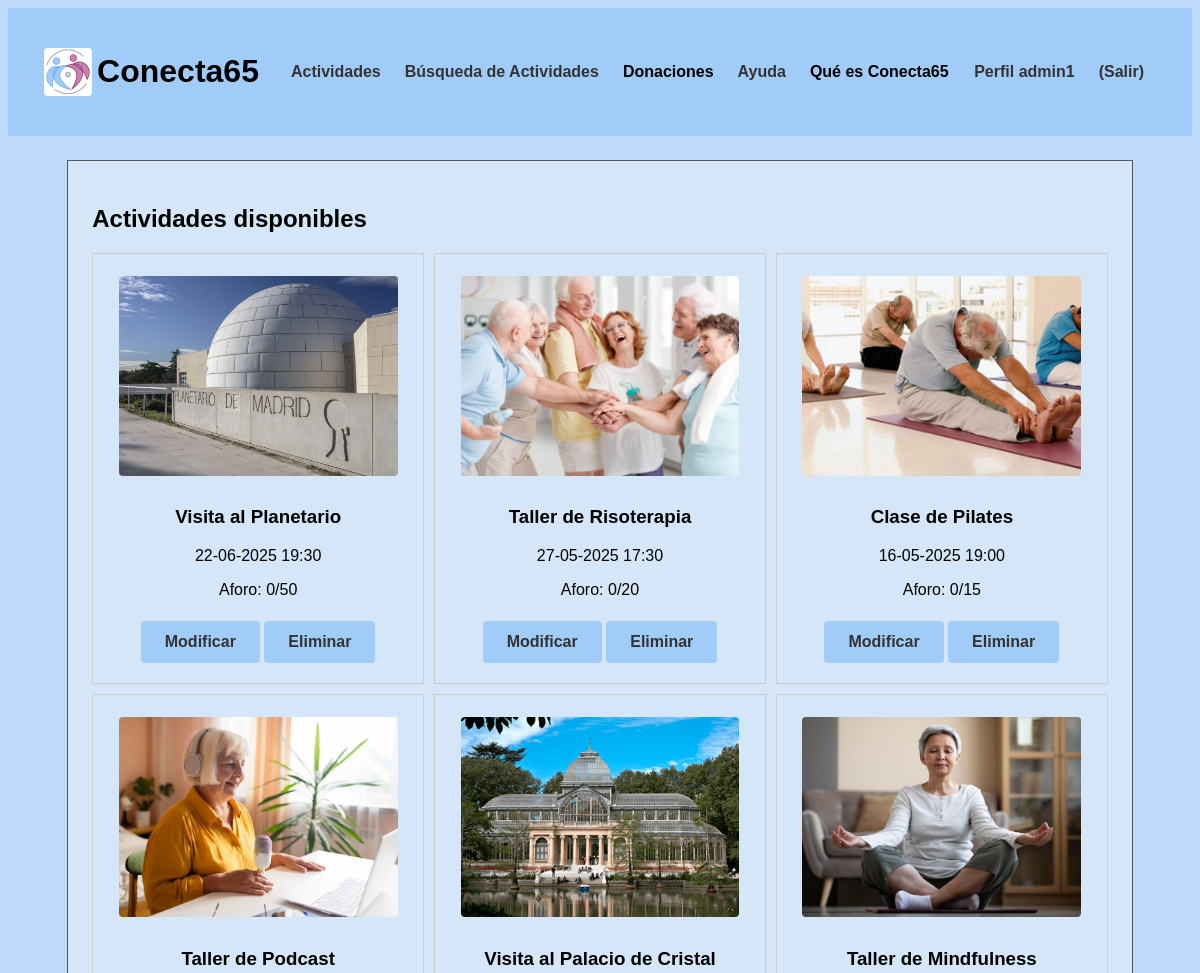
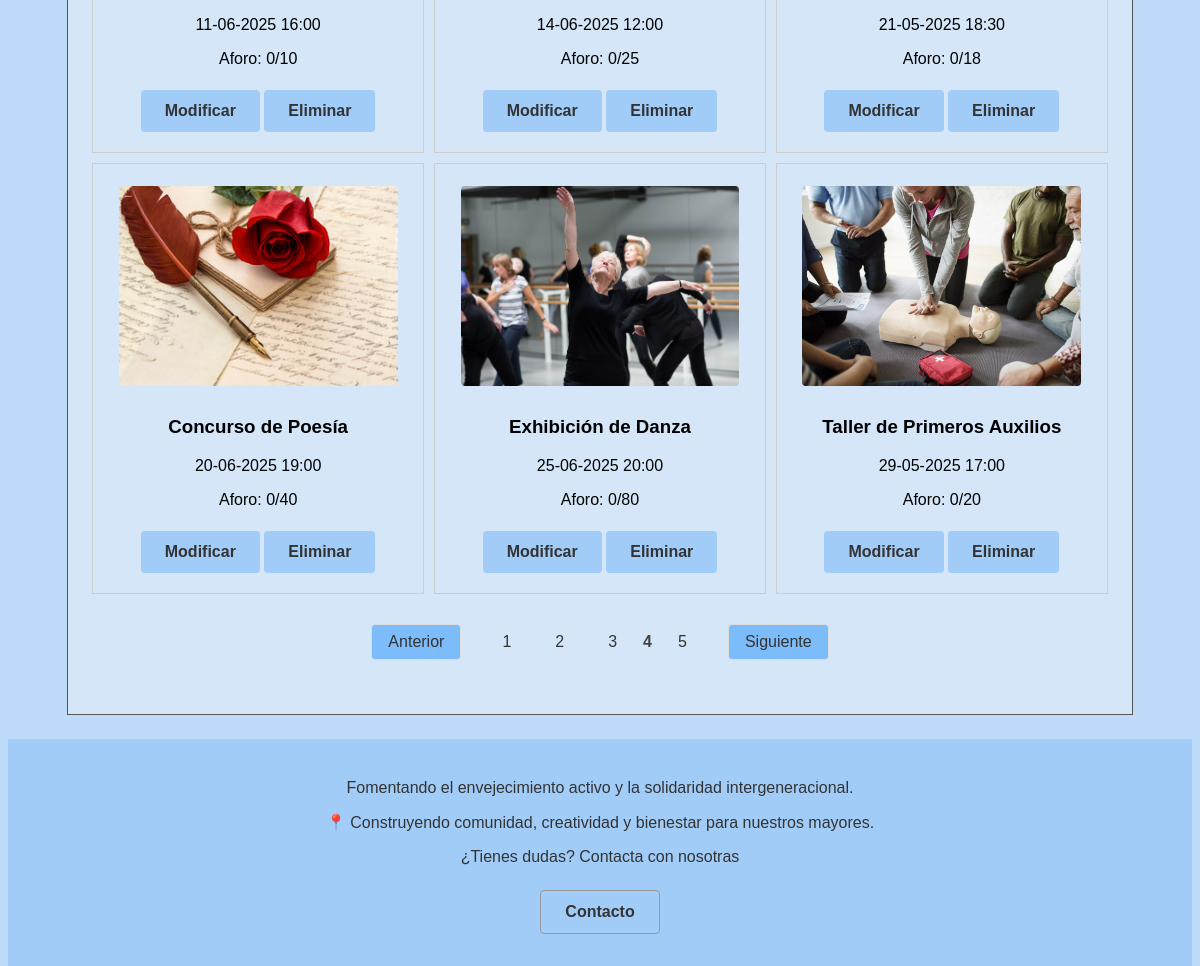
Screenshot of /p3_g1/vistaActividades.php?pagina=4 (signed in) with the database file from the repository (2 pictures, top to bottom).
### tables this page shows
CREATE TABLE `actividades` (
  `id` int(10) UNSIGNED NOT NULL,
  `nombre` varchar(35) NOT NULL,
  `localizacion` varchar(70) NOT NULL,
  `fecha_hora` datetime(6) NOT NULL,
  `descripcion` text NOT NULL,
  `aforo` tinyint(3) NOT NULL,
  `dirigida` tinyint(1) NOT NULL,
  `ocupacion` tinyint(3) NOT NULL,
  `foto` varchar(50) NOT NULL,
  `categoria` tinyint(1) NOT NULL
);

### p3_g1/includes/actividad/actividadDAO.php (called while the page is built, shortened)
<?php
class actividadDAO extends baseDAO implements IActividad
{
    public function obtenerTodasLasActividades($limit, $offset)
    {
        try {
            $conn = application::getInstance()->getConexionBd();
            $query = "SELECT id, nombre, localizacion, fecha_hora, descripcion, aforo, dirigida, ocupacion, foto
                FROM actividades
                LIMIT ? OFFSET ?";
            $stmt = $conn->prepare($query);
            $stmt->bind_param("ii", $limit, $offset);
            $stmt->execute();
            $stmt->bind_result($id, $nombre, $localizacion, $fecha_hora, $descripcion, $aforo, $dirigida, $ocupacion, $foto);
            $actividades = [];
            while ($stmt->fetch()) {
                $actividades[] = new actividadDTO($id, $nombre, $localizacion, $fecha_hora, $descripcion, $aforo, $dirigida, $ocupacion, $foto);
            }
            $queryTotal = "SELECT COUNT(*) as total FROM actividades";
            $stmtTotal = $conn->prepare($queryTotal);
            $stmtTotal->execute();
            $stmtTotal->bind_result($totalActividades);
            return [
                'actividades' => $actividades,
                'total' => $totalActividades
            ];
        } finally {
            if ($stmt) {
                $stmt->close();
            }
        }
    }
   }
?>

### p3_g1/includes/actividad/actividadAppService.php (called while the page is built, shortened)
<?php
require_once(__DIR__ . "/../config.php");
class actividadAppService
{
    public function obtenerTodasLasActividades($limit, $offset)
    {
        $IActividadDAO = actividadFactory::CreateActividad();
        return $IActividadDAO->obtenerTodasLasActividades($limit, $offset);
    }
    public function obtenerActividadSegunUsuario($limit, $offset): array
    {
        if (application::getInstance()->soyAdmin()){
            return $this->obtenerTodasLasActividades($limit, $offset);
        }
    }
}
?>

### p3_g1/includes/config.php (called while the page is built, shortened)
<?php
spl_autoload_register(function ($class) {
    $prefix = 'includes\\';
    $base_dir = __DIR__ . '/';
    $len = strlen($prefix);
    $relative_class = substr($class, $len);
    $file = $base_dir . str_replace('\\', '/', $relative_class) . '.php';
});
?>

### p3_g1/includes/actividad/actividadDTO.php (called while the page is built, shortened)
<?php
class actividadDTO
{
    private $id;
    private $nombre;
    private $fecha_hora;
    private $aforo;
    private $ocupacion;
    private $foto;
    public function __construct($id, $nombre, $localizacion, $fecha_hora, $descripcion, $aforo, $dirigida, $ocupacion, $foto)
    {
        $this->id = $id;
        $this->nombre = $nombre;
        $this->fecha_hora = $fecha_hora;
        $this->aforo = $aforo;
        $this->ocupacion = $ocupacion;
        $this->foto = $foto;
    }
    public function id()
    {
        return $this->id;
    }
    public function nombre()
    {
        return $this->nombre;
    }
    public function fecha_hora()
    {
        return $this->fecha_hora;
    }
    public function aforo()
    {
        return $this->aforo;
    }
    public function ocupacion()
    {
        return $this->ocupacion;
    }
    public function foto()
    {
        return $this->foto;
    }
}
?>

### p3_g1/includes/application.php (called while the page is built, shortened)
<?php
class application
{
    public function getUserDTO(): ?userDTO
    {
        try {
            $user = unserialize($_SESSION["userDTO"]);
            return ($user instanceof userDTO) ? $user : null;
        } catch (\Exception $e) {
            error_log("Error al deserializar userDTO: " . $e->getMessage());
            unset($_SESSION["userDTO"]);
            return null;
        }
    }
    public function soyAdmin(): bool
    {
        $user = $this->getUserDTO();
        return $user !== null && $user->tipo() === 0;
    }
}

### p3_g1/includes/usuario/userDTO.php (called while the page is built, shortened)
<?php
class userDTO
{
    private $tipo;
    public function tipo()
    {
        return $this->tipo;
    }
}
?>

### p3_g1/includes/mostrarActividades/actividadesDisponibles.php (the view, shortened to what this page needs)
<?php
class actividadesDisponibles
{
    private $actividades;
    public function __construct()
    {
        $this->actividades = null;
    }
    public function Inicializacion(){
        $actividadAppService = actividadAppService::GetSingleton();
        $app = application::getInstance();
        $limit = 9;
        $pagina = isset($_GET['pagina']) ? max(1, (int)$_GET['pagina']) : 1;
        $offset = ($pagina - 1) * $limit;
        $resultado = $actividadAppService->obtenerActividadSegunUsuario($limit, $offset);
        $this->actividades = $resultado['actividades'];
        $totalActividades = $resultado['total'];
        $html = $this->mostrarActividadesPag($app);
        $html .= $this->paginacion($totalActividades, $limit, $pagina);
        return $html;
    }
    private function mostrarActividadesPag($app) {
        echo '<link rel="stylesheet" type="text/css" href="CSS/tablaActividades.css">';
        $html = '<div class="tabla-actividades">';
        if ($this->actividades == null) {
            $html =  '<p>¡Ya estas registrado a todas las actividades!</p>
            <div class="sin-actividades">
                <div class="imagen-centrada">
                    <img src="img/logo.jpeg" alt="Logo de la organización" class="logo-actividades">
                </div>
            </div>';
        }
        else {
            foreach ($this->actividades as $actividad) {
                $html .= '<div class="actividad-item">';
                $html .= '<div class="actividad">';
                $html .= '<img src="' . $actividad->foto().  '" alt="' . $actividad->nombre() . '" width="350">';
                $html .= '<h3>' . $actividad->nombre() . '</h3>';
                $fechaHora = new \DateTime($actividad->fecha_hora());
                $html .= '<p>' . $fechaHora->format('d-m-Y H:i') . '</p>';
                $html .= '<p>Aforo: ' . $actividad->ocupacion(). '/' . $actividad->aforo() . '</p>';
                if ($app->soyAdmin()){
                    $html .= '<a href="ModificarActividad.php?id=' . $actividad->id() . '"><button type="button">Modificar</button></a> ';
                    $html .= '<a href="EliminarActividad.php?id=' . $actividad->id() . '"><button type="button">Eliminar</button></a>';
                }
                $html .= '</div>';
                $html .= '</div>';
            }
        }
        $html .= '</div>';
        return $html;
    }
    private function paginacion($totalActividades, $limit, $pagina) {
        $totalPaginas = ceil($totalActividades / $limit);
        if ($totalPaginas > 1) {
            $html = '<div class="paginacion">';
            if ($pagina > 1) {
                $html .= '<a href="?pagina='.($pagina - 1).'" class="pagina-link">Anterior</a>';
            }
            for ($i = 1; $i <= $totalPaginas; $i++) {
                if ($i == $pagina) {
                    $html .= '<span class="pagina-actual">'.$i.'</span>';
                } else {
                    $html .= '<a href="?pagina='.$i.'" class="otrapag-link">'.$i.'</a>';
                }
            }
            if ($pagina < $totalPaginas) {
                $html .= '<a href="?pagina='.($pagina + 1).'" class="pagina-link">Siguiente</a>';
            }
            $html .= '</div>';
        }
        else {
            return '';
        }
        return $html;
    }
}

### p3_g1/CSS/tablaActividades.css (style rules this page uses)
.tabla-actividades { width: 100%; display: flex; flex-wrap: wrap; gap: 10px; justify-content: flex-start; }
.actividad-item { border: 1px solid #ccc; padding: 10px; text-align: center; box-sizing: border-box; flex: 1 1 20rem; min-width: 20rem; max-width: 30rem; }
.tabla-actividades p:last-of-type { margin-bottom: 7px; }
.actividad img { width: 90%; height: 200px; object-fit: cover; object-position: center; }
button { background-color: #007BFF; color: white; border: none; border-radius: 5px; cursor: pointer; margin-top: 15px; margin-bottom: 10px; width: 100%; }
.paginacion { width: 100%; display: flex; justify-content: center; align-items: center; margin: 30px 0; flex-wrap: wrap; gap: 8px; }
.pagina-link { display: inline-block; padding: 8px 16px; margin: 0 2px; border: 1px solid #ddd; text-decoration: none; color: #333; border-radius: 4px; transition: all 0.3s ease; background-color: #7dbcfa; }
.otrapag-link { display: inline-block; padding: 8px 16px; margin: 0 2px; text-decoration: none; border-radius: 4px; color: #333; }
.pagina-actual { color: #444; font-weight: bold; }
.pagina-link:first-of-type { margin-right: 15px; }
.pagina-link:last-of-type { margin-left: 15px; }

### p3_g1/CSS/estiloMovil.css (style rules this page uses)
.actividad { flex-direction: column; padding: 15px; gap: 15px; }

### p3_g1/CSS/estilo.css (style rules this page uses)
html { height: 100%; width: 100%; margin: 0; padding: 0; font-family: 'Trebuchet MS', 'Lucida Sans Unicode', 'Lucida Grande', 'Lucida Sans', Arial, sans-serif; }
body { display: flex; flex-direction: column; background-color: #bedcfa; overflow-x: hidden; }
button { background-color: #a1ccf8; color: #333; font-weight: bold; font-size: 1rem; padding: 0.75rem 1.5rem; border: none; border-radius: 0.25rem; cursor: pointer; width: auto; }
img { margin: 0.75rem; border-radius: 0.25rem; max-width: 100%; height: auto; }

### rows the page displays
actividades: foto (picture), nombre "Visita al Planetario", fecha_hora "22-06-2025 19:30", ocupacion "0", aforo "50"
actividades: foto (picture), nombre "Taller de Risoterapia", fecha_hora "27-05-2025 17:30", ocupacion "0", aforo "20"
actividades: foto (picture), nombre "Clase de Pilates", fecha_hora "16-05-2025 19:00", ocupacion "0", aforo "15"
actividades: foto (picture), nombre "Taller de Podcast", fecha_hora "11-06-2025 16:00", ocupacion "0", aforo "10"
actividades: foto (picture), nombre "Visita al Palacio de Cristal", fecha_hora "14-06-2025 12:00", ocupacion "0", aforo "25"
actividades: foto (picture), nombre "Taller de Mindfulness", fecha_hora "21-05-2025 18:30", ocupacion "0", aforo "18"
actividades: foto (picture), nombre "Concurso de Poesía", fecha_hora "20-06-2025 19:00", ocupacion "0", aforo "40"
actividades: foto (picture), nombre "Exhibición de Danza", fecha_hora "25-06-2025 20:00", ocupacion "0", aforo "80"
actividades: foto (picture), nombre "Taller de Primeros Auxilios", fecha_hora "29-05-2025 17:00", ocupacion "0", aforo "20"

### other values shown
$user->nombre() "admin1"
